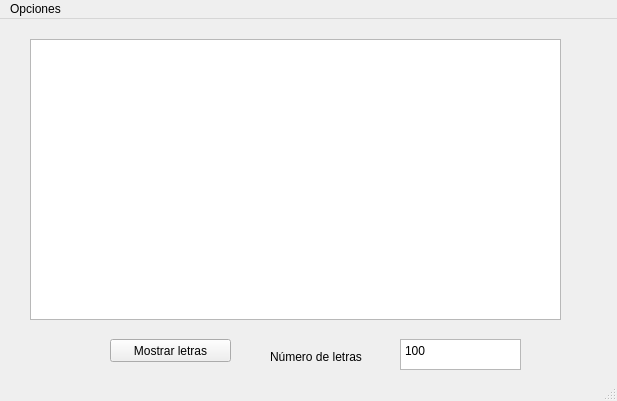
<?xml version="1.0" encoding="UTF-8"?>
<ui version="4.0">
 <class>MainWindow</class>
 <widget class="QMainWindow" name="MainWindow">
  <property name="geometry">
   <rect>
    <x>0</x>
    <y>0</y>
    <width>617</width>
    <height>401</height>
   </rect>
  </property>
  <property name="windowTitle">
   <string>MainWindow</string>
  </property>
  <widget class="QWidget" name="centralWidget">
   <widget class="QTextBrowser" name="textBrowser">
    <property name="geometry">
     <rect>
      <x>30</x>
      <y>20</y>
      <width>531</width>
      <height>281</height>
     </rect>
    </property>
   </widget>
   <widget class="QPushButton" name="pushButton">
    <property name="geometry">
     <rect>
      <x>110</x>
      <y>320</y>
      <width>121</width>
      <height>23</height>
     </rect>
    </property>
    <property name="text">
     <string>Mostrar letras</string>
    </property>
   </widget>
   <widget class="QPlainTextEdit" name="iteraciones">
    <property name="geometry">
     <rect>
      <x>400</x>
      <y>320</y>
      <width>121</width>
      <height>31</height>
     </rect>
    </property>
    <property name="plainText">
     <string>100</string>
    </property>
   </widget>
   <widget class="QLabel" name="label">
    <property name="geometry">
     <rect>
      <x>270</x>
      <y>330</y>
      <width>121</width>
      <height>16</height>
     </rect>
    </property>
    <property name="text">
     <string>Número de letras</string>
    </property>
   </widget>
  </widget>
  <widget class="QMenuBar" name="menuBar">
   <property name="geometry">
    <rect>
     <x>0</x>
     <y>0</y>
     <width>617</width>
     <height>21</height>
    </rect>
   </property>
   <widget class="QMenu" name="menuOpciones">
    <property name="title">
     <string>Opciones</string>
    </property>
    <addaction name="actionAproximacion_cero"/>
    <addaction name="actionInsertar_texto"/>
    <addaction name="actionSegunda_aproximacion"/>
    <addaction name="actionCuarta_aproximacion"/>
   </widget>
   <addaction name="menuOpciones"/>
  </widget>
  <widget class="QStatusBar" name="statusBar"/>
  <action name="actionInsertar_texto">
   <property name="text">
    <string>Primera aproximación</string>
   </property>
  </action>
  <action name="actionAproximacion_cero">
   <property name="text">
    <string>Aproximación cero</string>
   </property>
  </action>
  <action name="actionSegunda_aproximacion">
   <property name="text">
    <string>Segunda aproximación</string>
   </property>
  </action>
  <action name="actionCuarta_aproximacion">
   <property name="text">
    <string>Cuarta aproximación</string>
   </property>
  </action>
 </widget>
 <layoutdefault spacing="6" margin="11"/>
 <resources/>
 <connections/>
</ui>
